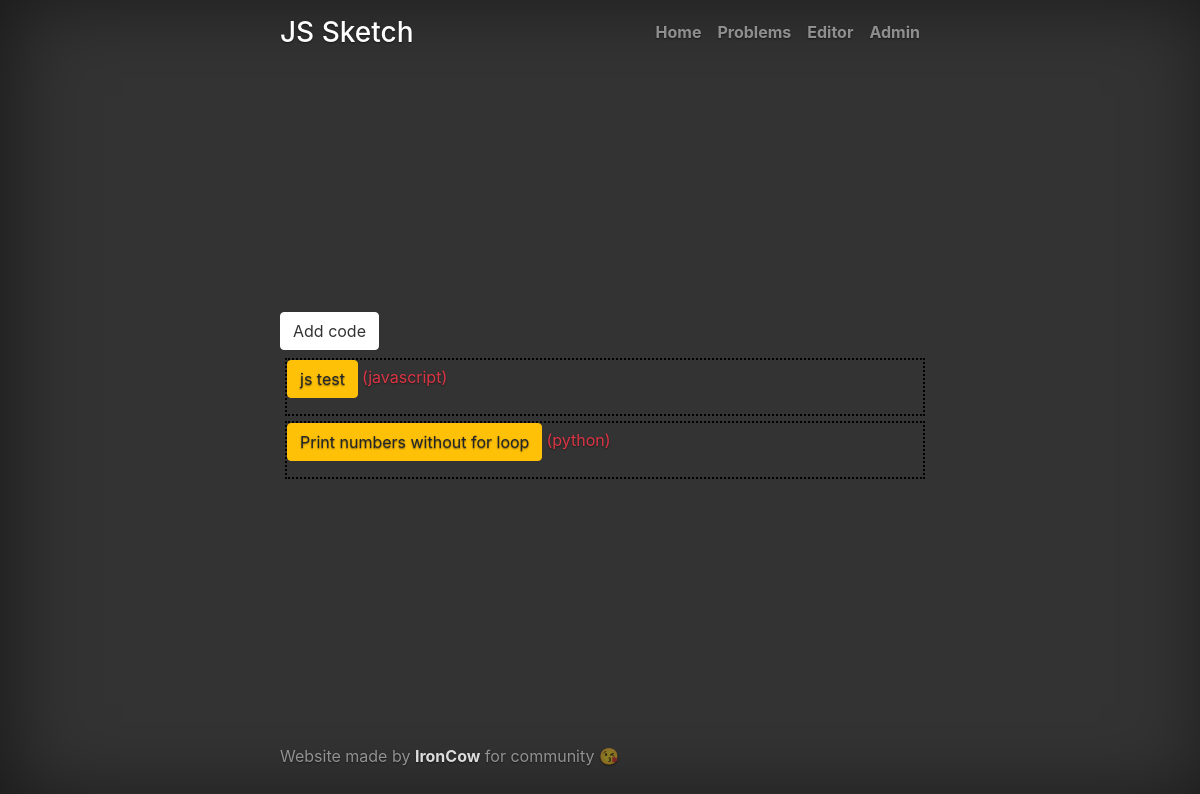
The page /problems_list on the database as committed earlier.
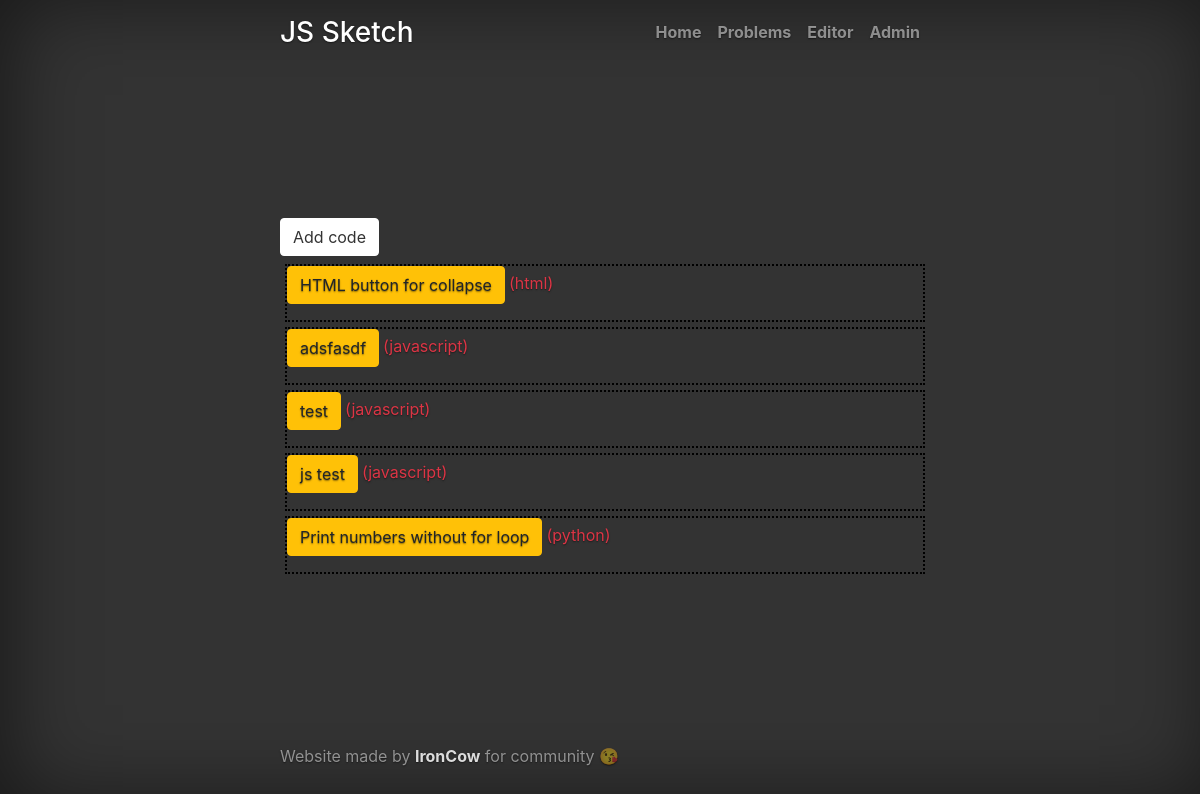
The same page on the database as committed later.
### js_Sketch/models.py (models this page shows, shortened)
class Problem(models.Model):
    title = models.CharField(max_length=64)
    problemtext = models.TextField(max_length=1024)
    solutioncode = models.TextField(max_length=1024)
    timestamp = models.DateTimeField(auto_now_add=True)
    user = models.ForeignKey(User, on_delete=models.CASCADE)
    language = models.ForeignKey(Language, on_delete=models.CASCADE)
    class Meta:
        ordering = ["-id",]

class Language(models.Model):
    name = models.CharField(max_length=32, unique=True)
    def __str__(self):
        return self.name

### js_Sketch/views.py (the view, shortened to what this page needs)
# urls.py: path('problems_list', problems_list),
def problems_list(request):
    context = dict()
    all_tasks = Problem.objects.all()
    context['all_tasks'] = all_tasks
    if request.method == "GET":
        form = ProblemForm()
        context['form'] = form
        return render(request, "sketch/problems_list.html", context)

### templates/sketch/problems_list.html (shortened to what this page needs)
{% extends 'layouts/base.html' %}
{% load static %}
{% block content %}
<button class="btn btn-secondary" data-toggle="collapse" data-target=".multi-collapse" role="button" aria-expanded="false" aria-controls="form-for-code problemslist">Add code</button>
    <div id="problemslist" class="collapse show multi-collapse mt-2" >
        {% for problem in all_tasks %}
            <div style="border: 2px dotted black; width: 100%; margin: 5px">
                <p>
                    <span class="text-danger"><a data-toggle="collapse" href="#problem-code-{{ problem.id }}"
                                                 role="button" aria-expanded="false" aria-controls="collapseExample"
                                                 class="btn btn-warning mr-1">{{ problem.title }}</a>({{ problem.language }})</span>
                </p>
            </div>
        {% endfor %}
    </div>
{% endblock content %}

Rows that differ between the two databases and show on the page:
added Problem: title "HTML button for collapse", language "html"
added Problem: title "adsfasdf", language "javascript"
added Problem: title "test", language "javascript"
